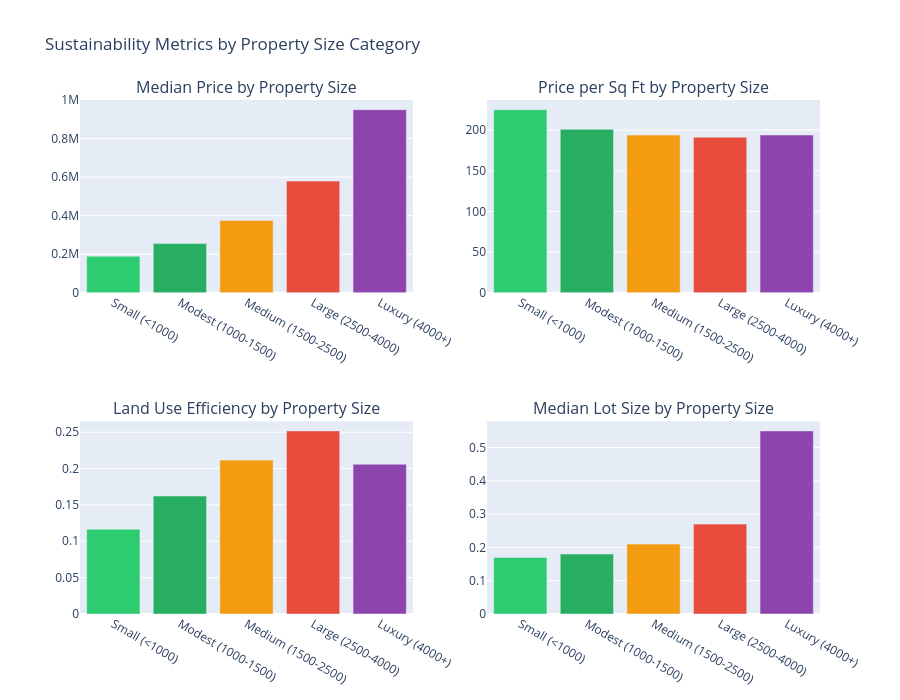

Here is the notebook cell this chart was saved with:
### Markdown cell above
---
## 7. Sustainability-Focused Policy Analysis

Leverage the XAI insights to derive actionable policy recommendations for sustainable housing.

### Code cell
# 7.1 Affordability Analysis by Property Size Category
size_analysis = df_model.groupby('size_category', observed=True).agg(
    median_price=('price', 'median'),
    median_price_sqft=('price_per_sqft', 'median'),
    median_land_eff=('land_use_efficiency', 'median'),
    median_lot=('acre_lot', 'median'),
    count=('price', 'count')
).reset_index()

fig = make_subplots(
    rows=2, cols=2,
    subplot_titles=[
        'Median Price by Property Size',
        'Price per Sq Ft by Property Size',
        'Land Use Efficiency by Property Size',
        'Median Lot Size by Property Size'
    ]
)

categories = size_analysis['size_category'].astype(str).tolist()
colors = ['#2ecc71', '#27ae60', '#f39c12', '#e74c3c', '#8e44ad']

fig.add_trace(go.Bar(x=categories, y=size_analysis['median_price'], marker_color=colors, name='Median Price'), row=1, col=1)
fig.add_trace(go.Bar(x=categories, y=size_analysis['median_price_sqft'], marker_color=colors, name='$/sqft'), row=1, col=2)
fig.add_trace(go.Bar(x=categories, y=size_analysis['median_land_eff'], marker_color=colors, name='Land Use Eff.'), row=2, col=1)
fig.add_trace(go.Bar(x=categories, y=size_analysis['median_lot'], marker_color=colors, name='Lot Size'), row=2, col=2)

fig.update_layout(height=700, title_text='Sustainability Metrics by Property Size Category', showlegend=False)
fig.show()

print("\nKey Finding: Smaller properties tend to have HIGHER land use efficiency,")
print("suggesting that compact development is more sustainable from a land-use perspective.")

### Figure 1 — Plotly figure (JSON) as saved in the notebook; plotly's stock layout.template omitted (floating-point values rounded to 4 significant figures)
{"data": [{"marker": {"color": ["#2ecc71", "#27ae60", "#f39c12", "#e74c3c", "#8e44ad"]}, "name": "Median Price", "type": "bar", "x": ["Small (<1000)", "Modest (1000-1500)", "Medium (1500-2500)", "Large (2500-4000)", "Luxury (4000+)"], "xaxis": "x", "y": [189500.0, 255000.0, 375000.0, 579700.0, 950000.0], "yaxis": "y"}, {"marker": {"color": ["#2ecc71", "#27ae60", "#f39c12", "#e74c3c", "#8e44ad"]}, "name": "$/sqft", "type": "bar", "x": ["Small (<1000)", "Modest (1000-1500)", "Medium (1500-2500)", "Large (2500-4000)", "Luxury (4000+)"], "xaxis": "x2", "y": [225.1, 200.9, 193.9, 191.1, 193.9], "yaxis": "y2"}, {"marker": {"color": ["#2ecc71", "#27ae60", "#f39c12", "#e74c3c", "#8e44ad"]}, "name": "Land Use Eff.", "type": "bar", "x": ["Small (<1000)", "Modest (1000-1500)", "Medium (1500-2500)", "Large (2500-4000)", "Luxury (4000+)"], "xaxis": "x3", "y": [0.1167, 0.1622, 0.2116, 0.2518, 0.206], "yaxis": "y3"}, {"marker": {"color": ["#2ecc71", "#27ae60", "#f39c12", "#e74c3c", "#8e44ad"]}, "name": "Lot Size", "type": "bar", "x": ["Small (<1000)", "Modest (1000-1500)", "Medium (1500-2500)", "Large (2500-4000)", "Luxury (4000+)"], "xaxis": "x4", "y": [0.17, 0.18, 0.21, 0.27, 0.55], "yaxis": "y4"}], "layout": {"annotations": [{"font": {"size": 16}, "showarrow": false, "text": "Median Price by Property Size", "x": 0.225, "xanchor": "center", "xref": "paper", "y": 1.0, "yanchor": "bottom", "yref": "paper"}, {"font": {"size": 16}, "showarrow": false, "text": "Price per Sq Ft by Property Size", "x": 0.775, "xanchor": "center", "xref": "paper", "y": 1.0, "yanchor": "bottom", "yref": "paper"}, {"font": {"size": 16}, "showarrow": false, "text": "Land Use Efficiency by Property Size", "x": 0.225, "xanchor": "center", "xref": "paper", "y": 0.375, "yanchor": "bottom", "yref": "paper"}, {"font": {"size": 16}, "showarrow": false, "text": "Median Lot Size by Property Size", "x": 0.775, "xanchor": "center", "xref": "paper", "y": 0.375, "yanchor": "bottom", "yref": "paper"}], "height": 700, "showlegend": false, "title": {"text": "Sustainability Metrics by Property Size Category"}, "xaxis": {"anchor": "y", "domain": [0.0, 0.45]}, "xaxis2": {"anchor": "y2", "domain": [0.55, 1.0]}, "xaxis3": {"anchor": "y3", "domain": [0.0, 0.45]}, "xaxis4": {"anchor": "y4", "domain": [0.55, 1.0]}, "yaxis": {"anchor": "x", "domain": [0.625, 1.0]}, "yaxis2": {"anchor": "x2", "domain": [0.625, 1.0]}, "yaxis3": {"anchor": "x3", "domain": [0.0, 0.375]}, "yaxis4": {"anchor": "x4", "domain": [0.0, 0.375]}}}
